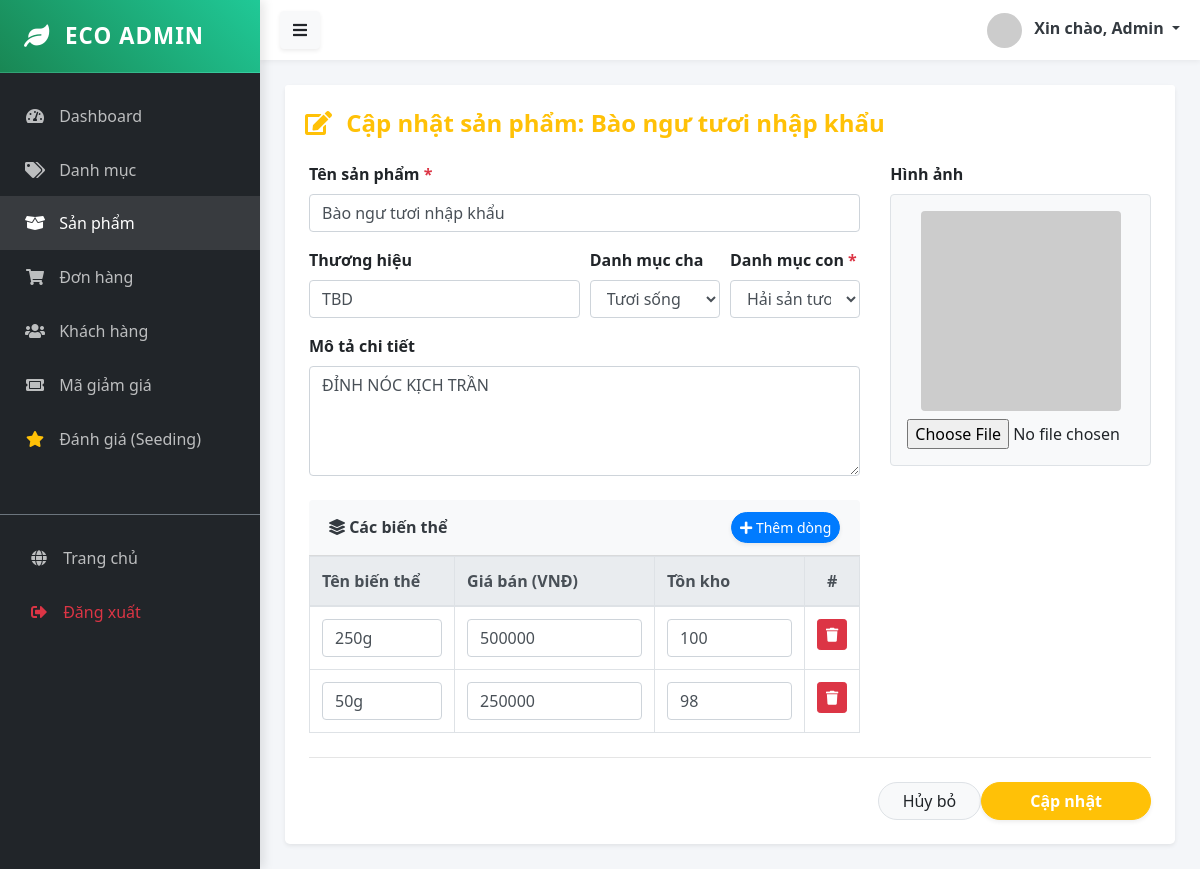
Page /public/admin/product/edit/45 (signed in) on the committed database.
### tables this page shows
CREATE TABLE `products` (
  `id` bigint UNSIGNED NOT NULL,
  `sku` varchar(100) DEFAULT NULL,
  `name` varchar(300) NOT NULL,
  `brand` varchar(255) DEFAULT NULL,
  `slug` varchar(300) DEFAULT NULL,
  `description` text,
  `short_description` text,
  `category_id` bigint UNSIGNED DEFAULT NULL,
  `is_active` tinyint DEFAULT '1',
  `is_featured` tinyint DEFAULT '0',
  `meta` json DEFAULT NULL,
  `created_at` timestamp NULL DEFAULT CURRENT_TIMESTAMP,
  `updated_at` timestamp NULL DEFAULT CURRENT_TIMESTAMP ON UPDATE CURRENT_TIMESTAMP
);

CREATE TABLE `categories` (
  `id` bigint UNSIGNED NOT NULL,
  `name` varchar(200) DEFAULT NULL,
  `slug` varchar(200) DEFAULT NULL,
  `description` text,
  `parent_id` bigint UNSIGNED DEFAULT NULL,
  `image_url` text,
  `created_at` timestamp NULL DEFAULT CURRENT_TIMESTAMP,
  `updated_at` timestamp NULL DEFAULT CURRENT_TIMESTAMP ON UPDATE CURRENT_TIMESTAMP
);

CREATE TABLE `product_variants` (
  `id` bigint UNSIGNED NOT NULL,
  `product_id` bigint UNSIGNED NOT NULL,
  `sku` varchar(100) DEFAULT NULL,
  `name` varchar(255) DEFAULT NULL,
  `price_cents` bigint DEFAULT NULL,
  `compare_at_price_cents` bigint DEFAULT NULL,
  `stock` int DEFAULT '0',
  `weight_grams` int DEFAULT NULL,
  `attributes` json DEFAULT NULL,
  `is_active` tinyint DEFAULT '1',
  `created_at` timestamp NULL DEFAULT CURRENT_TIMESTAMP,
  `updated_at` timestamp NULL DEFAULT CURRENT_TIMESTAMP ON UPDATE CURRENT_TIMESTAMP
);

### app/Controllers/Admin/ProductController.php (called while the page is built, shortened)
<?php
class ProductController extends Controller {
    public function edit($id) {
        $productModel = $this->model('Product');
        $product = $productModel->getProductDetail($id);
        $variantModel = $this->model('ProductVariant');
        $variants = $variantModel->getVariantsByProductId($id);
        $categoryModel = $this->model('Category');
        $categories = $categoryModel->all();
        $this->view('admin/products/edit', [
            'product' => $product,
            'categories' => $categories,
            'variants' => $variants
        ]);
    }
}

### app/Core/App.php (called while the page is built, shortened)
<?php
class App {
    protected $controller = 'HomeController';
    protected $method = 'index';
    public function __construct() {
        $url = $this->parseUrl();
        if (isset($url[0]) && strtolower($url[0]) == 'admin') {
            array_shift($url);
            $folder = 'Admin';
            $this->controller = 'DashboardController';
            if (isset($url[0])) {
                $controllerName = $this->convertToPascalCase($url[0]) . 'Controller';
                if (file_exists('../app/Controllers/Admin/' . $controllerName . '.php')) {
                    $this->controller = $controllerName;
                    array_shift($url);
                }
            }
        }
        $file = '../app/Controllers/' . $folder . '/' . $this->controller . '.php';
        if (file_exists($file)) {
            $this->controller = new $class;
        } else {
            die("Lỗi 404: Controller '{$this->controller}' không tồn tại.");
        }
        if (isset($url[0])) {
            $methodName = $this->convertToCamelCase($url[0]);
            if (method_exists($this->controller, $methodName)) {
                $this->method = $methodName;
                array_shift($url);
            }
            elseif (method_exists($this->controller, str_replace('-', '_', $url[0]))) {
                $this->method = str_replace('-', '_', $url[0]);
                array_shift($url);
            }
        }
        $this->params = $url ? array_values($url) : [];
        call_user_func_array([$this->controller, $this->method], $this->params);
    }
    public function parseUrl() {
        if (isset($_GET['url'])) {
            return explode('/', filter_var(rtrim($_GET['url'], '/'), FILTER_SANITIZE_URL));
        }
        return [];
    }
    private function convertToPascalCase($string) {
        return str_replace(' ', '', ucwords(str_replace('-', ' ', $string)));
    }
    private function convertToCamelCase($string) {
        return lcfirst($this->convertToPascalCase($string));
    }
}

### public/index.php (called while the page is built, shortened)
<?php
$app = new App();

### config/database.php (called while the page is built)
<?php
return [
    'host' => $_ENV['DB_HOST'] ?? 'localhost',
    'dbname' => $_ENV['DB_DATABASE'] ?? 'ecostore',
    'user' => $_ENV['DB_USERNAME'] ?? 'root',
    'pass' => $_ENV['DB_PASSWORD'] ?? '',
    'charset' => 'utf8mb4'
];

### app/Core/Database.php (called while the page is built, shortened)
<?php
class Database {
    private static $instance = null;
    private $connection;
    private function __construct() {
        $config = require __DIR__ . '/../../config/database.php';
        $dsn = "mysql:host={$config['host']};dbname={$config['dbname']};charset={$config['charset']}";
        try {
            $this->connection = new PDO($dsn, $config['user'], $config['pass']);
            $this->connection->setAttribute(PDO::ATTR_ERRMODE, PDO::ERRMODE_EXCEPTION);
            $this->connection->setAttribute(PDO::ATTR_DEFAULT_FETCH_MODE, PDO::FETCH_ASSOC);
        } catch (PDOException $e) {
            die("DB Connection Error: " . $e->getMessage());
        }
    }
    public static function getInstance() {
        if (!self::$instance) {
            self::$instance = new Database();
        }
        return self::$instance;
    }
    public function query($sql, $params = []) {
        try {
            $stmt = $this->connection->prepare($sql);
            $stmt->execute($params);
            return $stmt;
        } catch (PDOException $e) {
            die("Lỗi truy vấn SQL: " . $e->getMessage());
        }
    }
    public function fetch($sql, $params = []) {
        return $this->query($sql, $params)->fetch();
    }
    public function fetchAll($sql, $params = []) {
        return $this->query($sql, $params)->fetchAll();
    }
}

### app/Core/Model.php (called while the page is built, shortened)
<?php
abstract class Model {
    protected $table;
    protected $db;
    public function __construct() {
        $this->db = Database::getInstance();
    }
    public function all() {
        $sql = "SELECT * FROM {$this->table}";
        return $this->db->fetchAll($sql);
    }
}

### app/Models/Product.php (called while the page is built, shortened)
<?php
class Product extends Model {
    public function getProductDetail($id) {
        $sql = "SELECT p.*, c.name as category_name
                FROM products p
                LEFT JOIN categories c ON p.category_id = c.id
                WHERE p.id = ?";
        $product = $this->db->fetch($sql, [$id]);
        $sqlImages = "SELECT image_url FROM product_images WHERE product_id = ?";
        $images = $this->db->fetchAll($sqlImages, [$id]);
        $product['images'] = array_column($images, 'image_url');
        $sqlVariants = "SELECT id, name, price_cents, sku, stock FROM product_variants WHERE product_id = ? AND is_active = 1";
        $variants = $this->db->fetchAll($sqlVariants, [$id]);
        $product['variants'] = $variants;
        if (!empty($variants)) {
            $product['price_cents'] = $variants[0]['price_cents'];
            $product['sku'] = $variants[0]['sku'];
            $product['stock'] = $variants[0]['stock'];
            $product['default_variant_id'] = $variants[0]['id'];
        } else {
             $product['price_cents'] = 0;
             $product['sku'] = 'N/A';
             $product['stock'] = 0;
             $product['default_variant_id'] = 0;
        }
        return $product;
    }
}

### app/Models/ProductVariant.php (called while the page is built, shortened)
<?php
class ProductVariant extends Model {
    protected $table = 'product_variants';
    public function getVariantsByProductId($productId) {
        $sql = "SELECT * FROM {$this->table} WHERE product_id = ? AND is_active = 1";
        return $this->db->fetchAll($sql, [$productId]);
    }
}

### app/Views/admin/products/edit.php (the view, shortened to what this page needs)
<?php require_once '../app/Views/layouts/admin/sidebar.php'; ?>
<?php
$variants = $variants ?? [];
?>
<div class="card shadow-sm border-0 rounded-lg">
    <div class="card-header bg-white border-bottom-0 pt-4 pb-0">
        <h4 class="mb-0 font-weight-bold text-warning"><i class="fas fa-edit mr-2"></i> Cập nhật sản phẩm: <?= htmlspecialchars($product['name']) ?></h4>
    </div>
    <div class="card-body p-4">
        <form action="/MY_WEB/public/admin/product/update/<?= $product['id'] ?>" method="POST" enctype="multipart/form-data">
            <div class="row">
                <div class="col-md-8">
                    <div class="form-group">
                        <label class="font-weight-bold">Tên sản phẩm <span class="text-danger">*</span></label>
                        <input type="text" name="name" class="form-control" value="<?= htmlspecialchars($product['name']) ?>" required>
                    </div>
                    <div class="form-row">
                        <div class="form-group col-md-6">
                            <label class="font-weight-bold">Thương hiệu</label>
                            <input type="text" name="brand" class="form-control" value="<?= htmlspecialchars($product['brand'] ?? '') ?>">
                        </div>
                        <?php
                        $currentCategoryId = $product['category_id'] ?? null;
                        $currentParentId = '';
                        if (!empty($categories)) {
                            foreach ($categories as $c) {
                                if ($c['id'] == $currentCategoryId) {
                                    if (!empty($c['parent_id'])) {
                                        $currentParentId = $c['parent_id'];
                                    } else {
                                        $currentParentId = $c['id'];
                                    }
                                    break;
                                }
                            }
                        }
                        ?>
                        <div class="form-group col-md-3">
                            <label class="font-weight-bold">Danh mục cha</label>
                            <select id="parentCategory" class="form-control" onchange="loadChildCategories()">
                                <?php foreach ($categories as $cate): ?>
                                    <?php if (empty($cate['parent_id'])): ?>
                                        <option value="<?= $cate['id'] ?>" <?= ($cate['id'] == $currentParentId) ? 'selected' : '' ?>>
                                            <?= htmlspecialchars($cate['name']) ?>
                                        </option>
                                    <?php endif; ?>
                                <?php endforeach; ?>
                            </select>
                        </div>
                        <div class="form-group col-md-3">
                            <label class="font-weight-bold">Danh mục con <span class="text-danger">*</span></label>
                            <select name="category_id" id="childCategory" class="form-control" required>
                                <option value="">-- Vui lòng chọn mục cha --</option>
                            </select>
                        </div>
                        </div>
                    <div class="form-group">
                        <label class="font-weight-bold">Mô tả chi tiết</label>
                        <textarea name="description" class="form-control" rows="4"><?= htmlspecialchars($product['description']) ?></textarea>
                    </div>
                    <div class="card bg-light border-0 mt-4">
                        <div class="card-header bg-transparent d-flex justify-content-between align-items-center">
                            <h6 class="mb-0 font-weight-bold text-dark"><i class="fas fa-layer-group me-2"></i> Các biến thể</h6>
                            <button type="button" class="btn btn-primary btn-sm rounded-pill shadow-sm" onclick="addVariantRow()">
                                <i class="fas fa-plus"></i> Thêm dòng
                            </button>
                        </div>
                        <div class="card-body p-0">
                            <div class="table-responsive">
                                <table class="table table-bordered mb-0 bg-white" id="variantTable">
                                    <thead class="thead-light">
                                        <tr>
                                            <th>Tên biến thể</th>
                                            <th width="200">Giá bán (VNĐ)</th>
                                            <th width="150">Tồn kho</th>
                                            <th width="50" class="text-center">#</th>
                                        </tr>
                                    </thead>
                                    <tbody id="variantBody">
                                        <?php if (!empty($variants)): ?>
                                            <?php foreach ($variants as $index => $var): ?>
                                            <tr class="variant-row">
                                                <td>
                                                    <input type="text" name="variants[<?= $index ?>][name]" class="form-control" value="<?= htmlspecialchars($var['name']) ?>" required>
                                                </td>
                                                <td>
                                                    <input type="number" name="variants[<?= $index ?>][price]" class="form-control" value="<?= $var['price_cents'] ?>" min="0" required>
                                                </td>
                                                <td>
                                                    <input type="number" name="variants[<?= $index ?>][stock]" class="form-control" value="<?= $var['stock'] ?>" min="0" required>
                                                </td>
                                                <td class="text-center">
                                                    <button type="button" class="btn btn-danger btn-sm" onclick="removeRow(this)" <?= (count($variants) == 1) ? 'disabled' : '' ?>>
                                                        <i class="fas fa-trash"></i>
                                                    </button>
                                                </td>
                                            </tr>
                                            <?php endforeach; ?>
                                        <?php endif; ?>
                                    </tbody>
                                </table>
                            </div>
                        </div>
                    </div>
                </div>
                <div class="col-md-4">
                    <div class="form-group">
                        <label class="font-weight-bold">Hình ảnh</label>
                        <div class="border rounded p-3 text-center bg-light">
                            <?php $imgUrl = !empty($product['image_url']) ? "/MY_WEB/public/" . $product['image_url'] : "https://placehold.co/300x300?text=No+Image"; ?>
                            <img id="previewImg" src="<?= $imgUrl ?>" class="img-fluid rounded mb-2" style="max-height: 200px;">
                            <input type="file" name="image" class="form-control-file" onchange="previewImage(this)">
                        </div>
                    </div>
                </div>
            </div>
            <hr class="my-4">
            <div class="d-flex justify-content-end gap-2">
                <a href="/MY_WEB/public/admin/product" class="btn btn-light rounded-pill px-4 border">Hủy bỏ</a>
                <button type="submit" class="btn btn-warning text-white rounded-pill px-5 shadow-sm font-weight-bold">Cập nhật</button>
            </div>
        </form>
    </div>
</div>
<?php require_once '../app/Views/layouts/admin/footer.php'; ?>

### public/assets/css/admin.css (style rules this page uses)
:root { --primary-color: #0d6efd; --secondary-color: #6c757d; --success-color: #198754; --sidebar-bg: #212529; --sidebar-width: 260px; --header-height: 60px; }
body { font-family: 'Segoe UI', Tahoma, Geneva, Verdana, sans-serif; background-color: #f4f6f9; overflow-x: hidden; }

### rows in the picture
products: name "Bào ngư tươi nhập khẩu", brand "TBD", description "ĐỈNH NÓC KỊCH TRẦN"
categories: parent.name "Tươi sống"
product_variants: name "250g", price_cents "500000", stock "100"
product_variants: name "50g", price_cents "250000", stock "98"

### other values in the picture
$_SESSION['admin_name'] "Admin"
